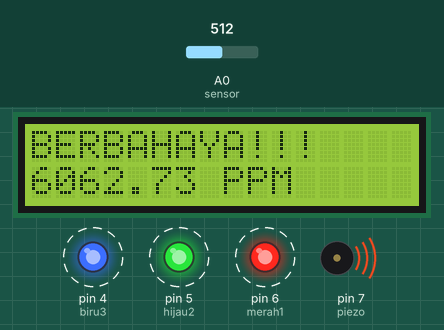
This sketch was run on a simulated Arduino Uno, built with avr-gcc and run on an emulated ATmega328P. Shown: 16×2 character LCD, output pins drawn as LEDs (lit = HIGH), buzzer (waves = sounding). Dashed ring = blinking. The inputs (shaded band) are chosen by the test bench; at power-on: A0 (sensor) = 512.

Above: at 2.47 s.
2.8 s: A0 (sensor) set to 220
At 4.18 s:
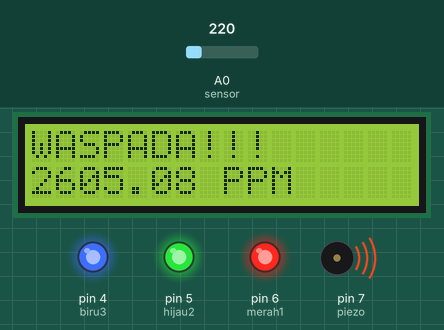
5.8 s: A0 (sensor) set to 189
At 8.0 s:
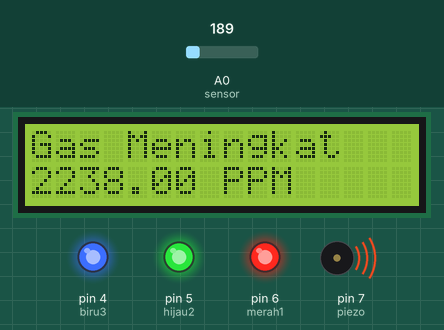
8.8 s: A0 (sensor) set to 156
At 10.4 s:
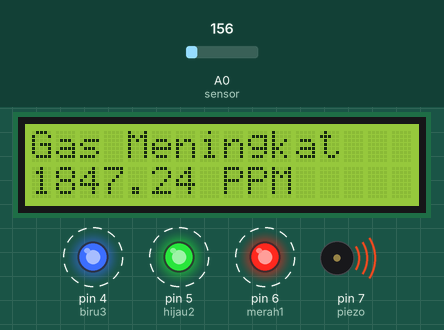
11.5 s: A0 (sensor) set to 132
At 14.4 s:
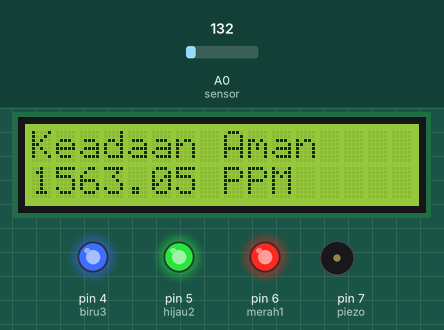
14.5 s: A0 (sensor) set to 111
17.2 s: A0 (sensor) set to 97
At 18.8 s:
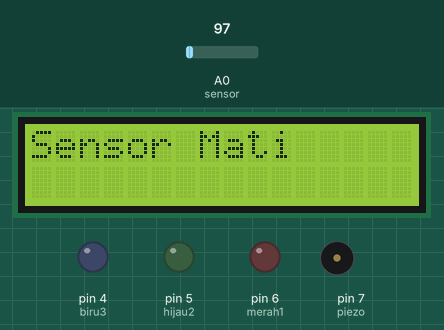
Timing chart, 0 to 20.3 s (numbered marks = the images above; inputs shaded):
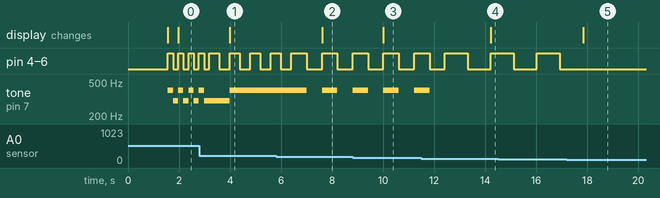

The sketch:

Sensor_Gas_Arduino.ino
```cpp
//c++ code

#include <LiquidCrystal.h>
LiquidCrystal lcd(13, 12, 11, 10, 9, 8); //Setting LCD RS E D4 D5 D6 D7

const int merah1 = 6; //merah1 adalah LED 1 di pin 6
const int hijau2 = 5; //hijau2 adalah LED 2 di pin 5
const int biru3 = 4; //biru 3 adalah LED 3 di pin 4
const int piezo = 7; //Piezo di pin 7
const int sensor = A0; //Sensor di pin A0
float out_sensor;
float hslsensor;


void setup() { //Inisialisasi program
  pinMode(merah1, OUTPUT); //merah1 sebagai output
  pinMode (hijau2, OUTPUT); //hijau2 sebagai output
  pinMode (biru3, OUTPUT); //biru3 sebagai output
  pinMode (piezo, OUTPUT); //piezo sebagai output
  pinMode (sensor, INPUT); //sensor sebagai input
  Serial.begin(9600); //kecepatan band rate 9600

  lcd.begin(16, 2); //jenis LCD 16x2
  lcd.print("PRAKTIKUM IoT"); //Tertulis keterangan pada LCD
  delay (1500); //Berhenti selama  1500 milidetik
  lcd.clear(); //Tulisan di LCD terhapus
}

void loop() { //Menjalankan program
 out_sensor = analogRead(sensor);
 hslsensor = ((out_sensor * 0.004883*1024)/4)*9.47265625;

//Jika hslsensor kurang dari 1200 maka program akan dieksekusi
  if(hslsensor < 1200){
  {
    digitalWrite(merah1, LOW); //Semua LED mati
    digitalWrite(hijau2, LOW);
    digitalWrite(biru3, LOW);
  }
   lcd.setCursor(0,0);
   lcd.print ("Sensor Mati  "); //Tertulis keterangan pada LCD
   lcd.setCursor(0,1);
   lcd.print ("         ");
   lcd.setCursor(8,1);
   lcd.print ("   ");
   noTone(piezo); //Piezo mati
  }

/*Jika hslsensor lebih dari sama dengan 1200
  dan kurang dari 1700 maka program akan dieksekusi*/
  else if(hslsensor >= 1200 && hslsensor < 1700){
  {{
    digitalWrite(merah1, HIGH); //Semua LED menyala
    digitalWrite(hijau2, HIGH);
    digitalWrite(biru3, HIGH);
  }
   delay(900);} //Berhenti selama 900 milidetik
  {{
    digitalWrite(merah1, LOW); //Semua LED mati
    digitalWrite(hijau2, LOW);
    digitalWrite(biru3, LOW);
  }
   delay(900);}

   lcd.setCursor(0,0);
   lcd.print ("Keadaan Aman "); //Tertulis keterangan pada LCD
   lcd.setCursor(0,1);
   lcd.print (hslsensor);
   lcd.setCursor(8,1);
   lcd.print ("PPM");
   noTone(piezo); //Piezo mati
  }

/*Jika hslsensor lebih dari sama dengan 1700
  dan kurang dari 2400 maka program akan dieksekusi*/
  else if(hslsensor >= 1700 && hslsensor < 2400){
  {{
    digitalWrite(merah1, HIGH); //Semua LED menyala
    digitalWrite(hijau2, HIGH);
    digitalWrite(biru3, HIGH);
    tone(piezo, 400); //Piezo menyala
  }
   delay(600);} //Berhenti selama 600 milidetik
  {{
    digitalWrite(merah1, LOW); //Semua LED mati
    digitalWrite(hijau2, LOW);
    digitalWrite(biru3, LOW);
    noTone(piezo); //Piezo berhenti
  }
   delay(600);}

   lcd.setCursor(0,0);
   lcd.print ("Gas Meningkat"); //Tertulis keterangan pada LCD
   lcd.setCursor(0,1);
   lcd.print (hslsensor);
   lcd.setCursor(8,1);
   lcd.print ("PPM");
  }

/*Jika hslsensor lebih dari sama dengan 2400
  dan kurang dari 3700 maka program akan dieksekusi*/
  else if(hslsensor >= 2400 && hslsensor < 3700){
  {{
    digitalWrite(merah1, HIGH); //Semua LED menyala
    digitalWrite(hijau2, HIGH);
    digitalWrite(biru3, HIGH);
  }
   delay(400);} //Berhenti selama 400 milidetik
  {{
    digitalWrite(merah1, LOW); //Semua LED mati
    digitalWrite(hijau2, LOW);
    digitalWrite(biru3, LOW);
  }
   delay(400);}

    lcd.setCursor(0,0);
    lcd.print ("WASPADA!!!   "); //Tertulis keterangan pada LCD
    lcd.setCursor(0,1);
    lcd.print (hslsensor);
    lcd.setCursor(8,1);
    lcd.print ("PPM");
    tone(piezo, 400); //Piezo menyala
  }

//Jika hslsensor lebih dari 3700 maka program akan dieksekusi
  else if(hslsensor > 3700){
  {{
    digitalWrite(merah1, HIGH); //Semua LED menyala
    digitalWrite(hijau2, HIGH);
    digitalWrite(biru3, HIGH);
    tone(piezo, 400); //Piezo menyala
  }
   delay(200);} //Berhenti selama 200 milidetik
  {{
    digitalWrite(merah1, LOW); //Semua LED mati
    digitalWrite(hijau2, LOW);
    digitalWrite(biru3, LOW);
    tone(piezo, 300); //Piezo menyala
  }
   delay(200);}

    lcd.setCursor(0,0);
    lcd.print ("BERBAHAYA!!!  "); //Tertulis keterangan pada LCD
    lcd.setCursor(0,1);
    lcd.print (hslsensor);
    lcd.setCursor(8,1);
    lcd.print ("PPM");
  }
}
```

Measured:
- the behaviour switches between 203 and 202 on A0 (sensor) (found by bisection; images 1 and 2)
- the behaviour switches between 144 and 143 on A0 (sensor) (found by bisection; images 3 and 4)
- the behaviour switches between 102 and 101 on A0 (sensor) (found by bisection; images 4 and 5)
- after the input at 2.8 s, the display: changes after 1.2 s (image 1)
- after the input at 5.8 s, tone on pin 7 (piezo): 400 Hz → silent after 1.2 s, → 400 Hz 0.60 s later, → silent 0.60 s later; the display: changes after 1.8 s (image 2)
- after the input at 8.8 s, the display: changes after 1.2 s (image 3)
- after the input at 11.5 s, tone on pin 7 (piezo): goes on until 11.8 s, then stays silent; the display: changes after 2.7 s (image 4)
- after the input at 17.2 s, pin 4 (biru3), pin 5 (hijau2), pin 6 (merah1): stays LOW (without the input it goes to HIGH after 0.63 s); the display: first differs from a run without the input after 0.64 s (image 5)
